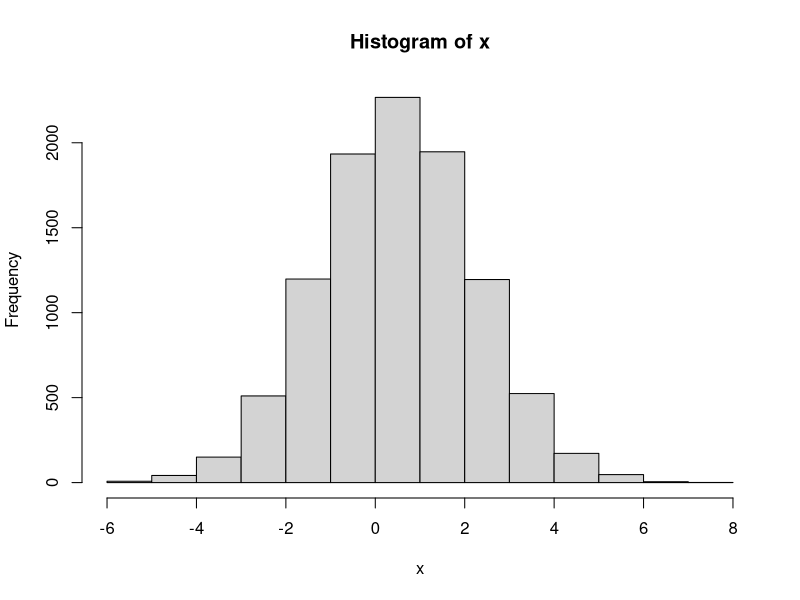

This chart was generated by the following R code:
# N samples from N(0, 1) using uniform distribution
rejectsample <- function(n) {
  MAGIC <- 1234
  K <- 5

  r <- vector()
  while (length(r) < n) {
    u <- runif(n, 0, 1)
    y <- runif(n, -K, K)
    fy <- dnorm(y)
    gy <- dunif(y, -K, K)
    
    # on average it should take MAGIC steps to get a sample
    r <- c(r, y[u < fy / (MAGIC * gy)])
  }
  r[1:n]
}

N <- 10000
# z ~ N(0, 1)
z <- rejectsample(N)

# x ~ N(0.5, 3)
miu <- 0.5
sigma <- sqrt(3)
x <- miu + sigma * z
hist(x)

# y ~ LN(0.5, 3)
y <- exp(x)
